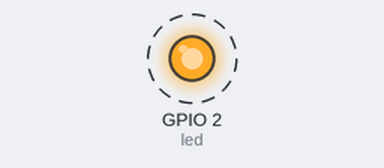
Simulated run of this program. Board: ESP32 board running MicroPython. Shown: output pins drawn as LEDs (lit = HIGH). Dashed ring = blinking. Nothing arrives over Bluetooth unless stated; what the program prints to the serial console is not drawn.

Above: at 0.2 s.
Timing chart, 0 to 3.0 s (numbered marks = the images above):
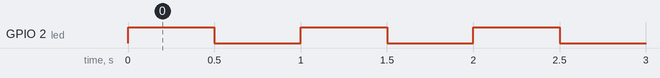

Measured:
- by itself, GPIO 2 (led): alternates HIGH for 0.50 s and LOW for 0.50 s

The program:

ESP32-PROGRAM.py
```python
from machine import Pin
import time
import bluetooth

led = Pin(2, Pin.OUT)

class BLEServer:
    def __init__(self, name):
        self.name = name
        self.ble = bluetooth.BLE()
        self.ble.active(True)
        self.ble.config(gap_name=name)

    def advertise(self):
        # Rozpoczyna reklamowanie urządzenia, aby mogło być widoczne dla innych urządzeń Bluetooth
        self.ble.gap_advertise(100, b"\x02\x01\x06\x0b\x09" + self.name)

# Tworzenie instancji serwera BLE
ble_server = BLEServer("ESP32-BLE-Server")

# Rozpoczęcie reklamowania
ble_server.advertise()

print("ESP32 teraz reklamuje się jako", ble_server.name)

try:
    while True:
        led.value(not led.value())
        time.sleep(0.5)

except KeyboardInterrupt:
    print("Zatrzymano program")
    ble_server.ble.active(False)
```
